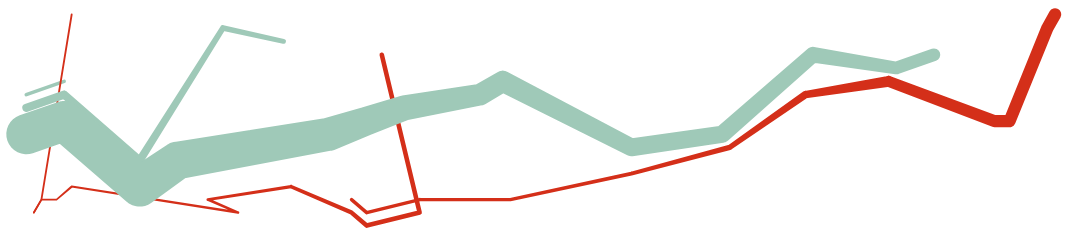

Write notebook code for a chart like this one.
### Code cell
troops_chart

### Figure 1 — Vega-Lite specification as saved in the notebook (floating-point values rounded to 4 significant figures)
{"config": {"view": {"continuousWidth": 400, "continuousHeight": 300}}, "data": {"name": "data-c388fcb8284b356e898dfd0e63ef6fc8"}, "mark": "trail", "encoding": {"color": {"type": "nominal", "field": "Direction", "legend": null, "scale": {"domain": ["A", "R"], "range": ["#9fc9b8", "#d42f19"]}}, "detail": {"type": "quantitative", "field": "Division"}, "latitude": {"field": "Latitude", "type": "quantitative"}, "longitude": {"field": "Longitude", "type": "quantitative"}, "size": {"type": "quantitative", "field": "Survivors", "legend": null, "scale": {"range": [1, 35]}}}, "height": 200, "projection": {"type": "mercator"}, "width": 900, "$schema": "https://vega.github.io/schema/vega-lite/v4.0.2.json", "datasets": {"data-c388fcb8284b356e898dfd0e63ef6fc8": [{"Longitude": 24.0, "Latitude": 55.2, "Survivors": 22000, "Direction": "A", "Division": 3}, {"Longitude": 24.5, "Latitude": 55.3, "Survivors": 22000, "Direction": "A", "Division": 3}, {"Longitude": 24.6, "Latitude": 55.8, "Survivors": 6000, "Direction": "R", "Division": 3}, {"Longitude": 24.2, "Latitude": 54.4, "Survivors": 6000, "Direction": "R", "Division": 3}, {"Longitude": 24.1, "Latitude": 54.3, "Survivors": 6000, "Direction": "R", "Division": 3}, {"Longitude": 24.0, "Latitude": 55.1, "Survivors": 60000, "Direction": "A", "Division": 2}, {"Longitude": 24.5, "Latitude": 55.2, "Survivors": 60000, "Direction": "A", "Division": 2}, {"Longitude": 25.5, "Latitude": 54.7, "Survivors": 60000, "Direction": "A", "Division": 2}, {"Longitude": 26.6, "Latitude": 55.7, "Survivors": 40000, "Direction": "A", "Division": 2}, {"Longitude": 27.4, "Latitude": 55.6, "Survivors": 33000, "Direction": "A", "Division": 2}, {"Longitude": 28.7, "Latitude": 55.5, "Survivors": 30000, "Direction": "R", "Division": 2}, {"Longitude": 29.2, "Latitude": 54.3, "Survivors": 30000, "Direction": "R", "Division": 2}, {"Longitude": 28.5, "Latitude": 54.2, "Survivors": 30000, "Direction": "R", "Division": 2}, {"Longitude": 28.3, "Latitude": 54.3, "Survivors": 28000, "Direction": "R", "Division": 2}, {"Longitude": 27.5, "Latitude": 54.5, "Survivors": 20000, "Direction": "R", "Division": 2}, {"Longitude": 26.4, "Latitude": 54.4, "Survivors": 14000, "Direction": "R", "Division": 2}, {"Longitude": 26.8, "Latitude": 54.3, "Survivors": 12000, "Direction": "R", "Division": 2}, {"Longitude": 24.6, "Latitude": 54.5, "Survivors": 8000, "Direction": "R", "Division": 2}, {"Longitude": 24.4, "Latitude": 54.4, "Survivors": 4000, "Direction": "R", "Division": 2}, {"Longitude": 24.2, "Latitude": 54.4, "Survivors": 4000, "Direction": "R", "Division": 2}, {"Longitude": 24.1, "Latitude": 54.3, "Survivors": 4000, "Direction": "R", "Division": 2}, {"Longitude": 24.0, "Latitude": 54.9, "Survivors": 340000, "Direction": "A", "Division": 1}, {"Longitude": 24.5, "Latitude": 55.0, "Survivors": 340000, "Direction": "A", "Division": 1}, {"Longitude": 25.5, "Latitude": 54.5, "Survivors": 340000, "Direction": "A", "Division": 1}, {"Longitude": 26.0, "Latitude": 54.7, "Survivors": 320000, "Direction": "A", "Division": 1}, {"Longitude": 27.0, "Latitude": 54.8, "Survivors": 300000, "Direction": "A", "Division": 1}, {"Longitude": 28.0, "Latitude": 54.9, "Survivors": 280000, "Direction": "A", "Division": 1}, {"Longitude": 28.5, "Latitude": 55.0, "Survivors": 240000, "Direction": "A", "Division": 1}, {"Longitude": 29.0, "Latitude": 55.1, "Survivors": 210000, "Direction": "A", "Division": 1}, {"Longitude": 30.0, "Latitude": 55.2, "Survivors": 180000, "Direction": "A", "Division": 1}, {"Longitude": 30.3, "Latitude": 55.3, "Survivors": 175000, "Direction": "A", "Division": 1}, {"Longitude": 32.0, "Latitude": 54.8, "Survivors": 145000, "Direction": "A", "Division": 1}, {"Longitude": 33.2, "Latitude": 54.9, "Survivors": 140000, "Direction": "A", "Division": 1}, {"Longitude": 34.4, "Latitude": 55.5, "Survivors": 127100, "Direction": "A", "Division": 1}, {"Longitude": 35.5, "Latitude": 55.4, "Survivors": 100000, "Direction": "A", "Division": 1}, {"Longitude": 36.0, "Latitude": 55.5, "Survivors": 100000, "Direction": "A", "Division": 1}, {"Longitude": 37.6, "Latitude": 55.8, "Survivors": 100000, "Direction": "R", "Division": 1}, {"Longitude": 37.5, "Latitude": 55.7, "Survivors": 98000, "Direction": "R", "Division": 1}, {"Longitude": 37.0, "Latitude": 55.0, "Survivors": 97000, "Direction": "R", "Division": 1}, {"Longitude": 36.8, "Latitude": 55.0, "Survivors": 96000, "Direction": "R", "Division": 1}, {"Longitude": 35.4, "Latitude": 55.3, "Survivors": 87000, "Direction": "R", "Division": 1}, {"Longitude": 34.3, "Latitude": 55.2, "Survivors": 55000, "Direction": "R", "Division": 1}, {"Longitude": 33.3, "Latitude": 54.8, "Survivors": 37000, "Direction": "R", "Division": 1}, {"Longitude": 32.0, "Latitude": 54.6, "Survivors": 24000, "Direction": "R", "Division": 1}, {"Longitude": 30.4, "Latitude": 54.4, "Survivors": 20000, "Direction": "R", "Division": 1}, {"Longitude": 29.2, "Latitude": 54.4, "Survivors": 20000, "Direction": "R", "Division": 1}, {"Longitude": 28.5, "Latitude": 54.3, "Survivors": 20000, "Direction": "R", "Division": 1}, {"Longitude": 28.3, "Latitude": 54.4, "Survivors": 20000, "Direction": "R", "Division": 1}]}}
